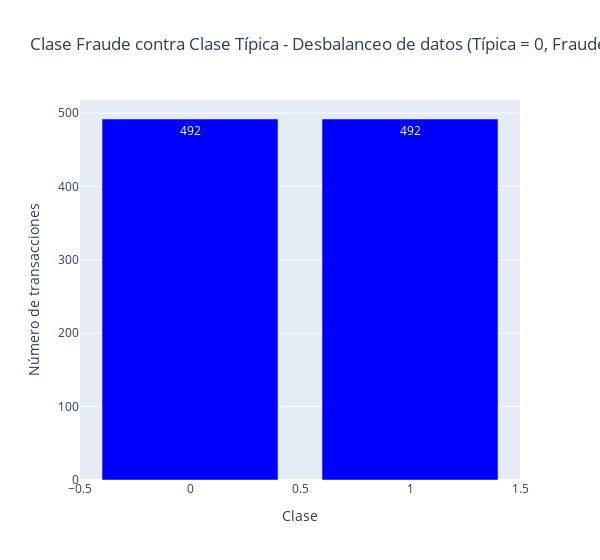

Notebook code for this chart:
### Markdown cell above
En este sentido, podemos encontrarnos con varias posibles soluciones al desbalanceo:

* Modificar el dataset: Eliminar datos de la clase típica a partir de un submuestro para igualar la cantidad de muestras en cada clase. La clara desventaja de este enfoque recae en que la perdida de datos es muy grande.

* Creación de datos artificiales: Crear muestras artificiales, agrandando el conjunto de la clase minoritaria. Procediendo asi sobre esta podemos llegar a alterar la distribución original de los datos y provocar que nuestro modelo sea inutil para crear clasificaciones en un entorno real.

* Balanced Ensemble Method: Combina los resultados de varios modelos del data set y asi obtener la clasificación más 'votada' entre estos.

### Code cell
# Establecemos su queremos o no generar un submuestreo
SUB_MUESTREO = True
if SUB_MUESTREO:  
    from sklearn.preprocessing import StandardScaler, RobustScaler

    std_scaler = StandardScaler()
    class_0 = data_df.loc[data_df['is_fraud'] == 0]# trae todos los registros que no son fraudes
    class_1 = data_df.loc[data_df['is_fraud'] == 1]# trae todos los registros que son fraudes
    class_0 = class_0.sample(frac = class_1.shape[0] / class_0.shape[0], replace= False)

    data_df = pd.concat([class_0, class_1 ])

    temp = data_df["is_fraud"].value_counts() #cuenta la cantidad para cada uno de valores que existen en la columna
    temp.head()

    df = pd.DataFrame({'is_fraud': temp.index,'values': temp.values})
    #creamos un df exclusivo para representar la cantidad de transacciones fraudulentas contra las que no

    trace = go.Bar(
        x = df['is_fraud'],y = df['values'],
        name="Clase Fraude contra Clase Típica - Desbalanceo de datos (Típica = 0, Fraude = 1)",
        marker=dict(color="Blue"),
        text=df['values']
    )
    data = [trace]
    layout = dict(title = 'Clase Fraude contra Clase Típica - Desbalanceo de datos (Típica = 0, Fraude = 1)',
            xaxis = dict(title = 'Clase', showticklabels=True), 
            yaxis = dict(title = 'Número de transacciones'),
            hovermode = 'closest',width=600
            )
    fig = dict(data=data, layout=layout)
    iplot(fig, filename='class')

### Figure 1 — Plotly figure (JSON) as saved in the notebook; plotly's stock layout.template omitted (floating-point values rounded to 4 significant figures)
{"data": [{"marker": {"color": "Blue"}, "name": "Clase Fraude contra Clase Típica - Desbalanceo de datos (Típica = 0, Fraude = 1)", "text": [492, 492], "type": "bar", "x": [0, 1], "y": [492, 492]}], "layout": {"hovermode": "closest", "title": {"text": "Clase Fraude contra Clase Típica - Desbalanceo de datos (Típica = 0, Fraude = 1)"}, "width": 600, "xaxis": {"showticklabels": true, "title": {"text": "Clase"}}, "yaxis": {"title": {"text": "Número de transacciones"}}}}
